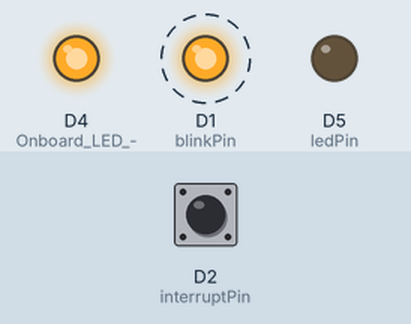
Bench run of a sketch on a simulated ESP8266 (NodeMCU). Parts: output pins drawn as LEDs (lit = HIGH). Dashed ring = blinking. Inputs (shaded band) come from the test bench; at power-on: D2 (interruptPin) LOW. WiFi joins after 1.5 s; servers stay silent unless stated; what the sketch prints to the serial monitor is not drawn.

Above: at 3.7 s.
3.8 s: D2 (interruptPin) pulled HIGH for 0.15 s
At 6.3 s:
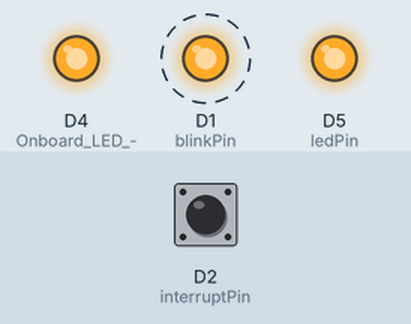
6.9 s: D2 (interruptPin) pulled HIGH for 1 s
At 9.2 s:
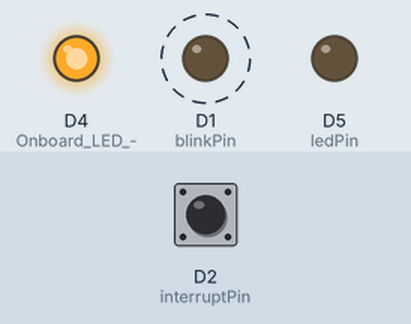
10.0 s: D2 (interruptPin) pulled HIGH for 3.2 s
At 13.3 s:
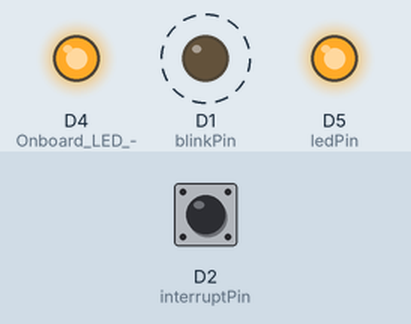
Timing chart, 0 to 21.0 s (numbered marks = the images above; inputs shaded):
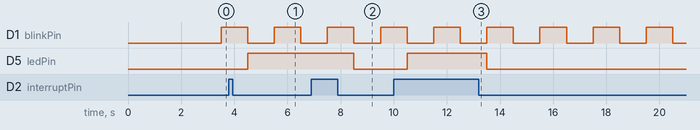

The sketch:

Interupt.ino
```cpp
#include <ESP8266WiFi.h>

int blinkPin = D1;
int ledPin = D5;
const uint8_t interruptPin = D2;

int ledOn = 0;
int blinkLedOn = 0;

// CONNECTION
const char* ssid = "DO_F62B";
const char* password = "jonnyb55";

// ICACHE_RAM_ATTR void btnHighFn();
// ICACHE_RAM_ATTR void btnLowFn();

static unsigned long last_interrupt_time = 0;

void setup() {
  // put your setup code here, to run once:

  Serial.begin(9600);
  pinMode(blinkPin, OUTPUT);
  pinMode(ledPin, OUTPUT);
  pinMode(interruptPin, INPUT);
  // pinMode(btnPin, INPUT_PULLUP);
  //pinMode(buttonStopStartPin, INPUT_PULLUP);
  pinMode(LED_BUILTIN, OUTPUT); // Onboard LED -> Output


  // CONNECTION
  Serial.println();
  Serial.print("connecting to ");
  Serial.println(ssid);
  WiFi.begin(ssid, password);
  while (WiFi.status() != WL_CONNECTED) {
    delay(500);
    Serial.print(".");
  }
  Serial.println("");
  Serial.println("WiFi connected");
  Serial.println("IP address: ");
  Serial.println(WiFi.localIP());

  // Interupt
  attachInterrupt(digitalPinToInterrupt(interruptPin), btnHighFn, RISING);


  ledOn = 0;
  blinkLedOn = 0;

  // Switch onboard led on for one second showing app is now running
  digitalWrite(LED_BUILTIN, LOW); // Onboard LED -> ON
  delay(1000);
  digitalWrite(LED_BUILTIN, HIGH); // Onboard LED -> OFF

}


ICACHE_RAM_ATTR void btnHighFn() {
  // static unsigned long last_interrupt_time = 0;
  unsigned long interrupt_time = millis();
  // If interrupts come faster than 200ms, assume it's a bounce and ignore
  if (interrupt_time - last_interrupt_time > 200)
  {


    Serial.println("");
    Serial.println("btnHighFn()");
    ledOn = 1;

    // digitalWrite(ledPin, HIGH);
    attachInterrupt(digitalPinToInterrupt(interruptPin), btnLowFn, FALLING);


  }
  last_interrupt_time = interrupt_time;
}

ICACHE_RAM_ATTR void btnLowFn() {

  // static unsigned long last_interrupt_time = 0;
  unsigned long interrupt_time = millis();
  // If interrupts come faster than 200ms, assume it's a bounce and ignore
  if (interrupt_time - last_interrupt_time > 200)
  {

    Serial.println("");
    Serial.println("btnLowFn()");

    ledOn = 0;
    //digitalWrite(ledPin, LOW);

    attachInterrupt(digitalPinToInterrupt(interruptPin), btnHighFn, RISING);
  }
  last_interrupt_time = interrupt_time;
}


void loop() {
  // put your main code here, to run repeatedly:
  delay(1000);

  if(blinkLedOn == 1) {
    digitalWrite(blinkPin, LOW);
    blinkLedOn = 0;
  } else {
    digitalWrite(blinkPin, HIGH);
    blinkLedOn = 1;
  }


  Serial.println("");
  Serial.println(ledOn);
  if(ledOn == 1){
    digitalWrite(ledPin, HIGH);
  } else {
    digitalWrite(ledPin, LOW);
  }
}
```

Measured:
- after the input at 3.8 s, D5 (ledPin): LOW → HIGH after 0.70 s
- after the input at 6.9 s, D5 (ledPin): HIGH → LOW after 1.6 s
- after the input at 10.0 s, D5 (ledPin): LOW → HIGH after 0.50 s, → LOW 3.0 s later
- by itself, D1 (blinkPin): alternates HIGH for 1.0 s and LOW for 1.0 s
